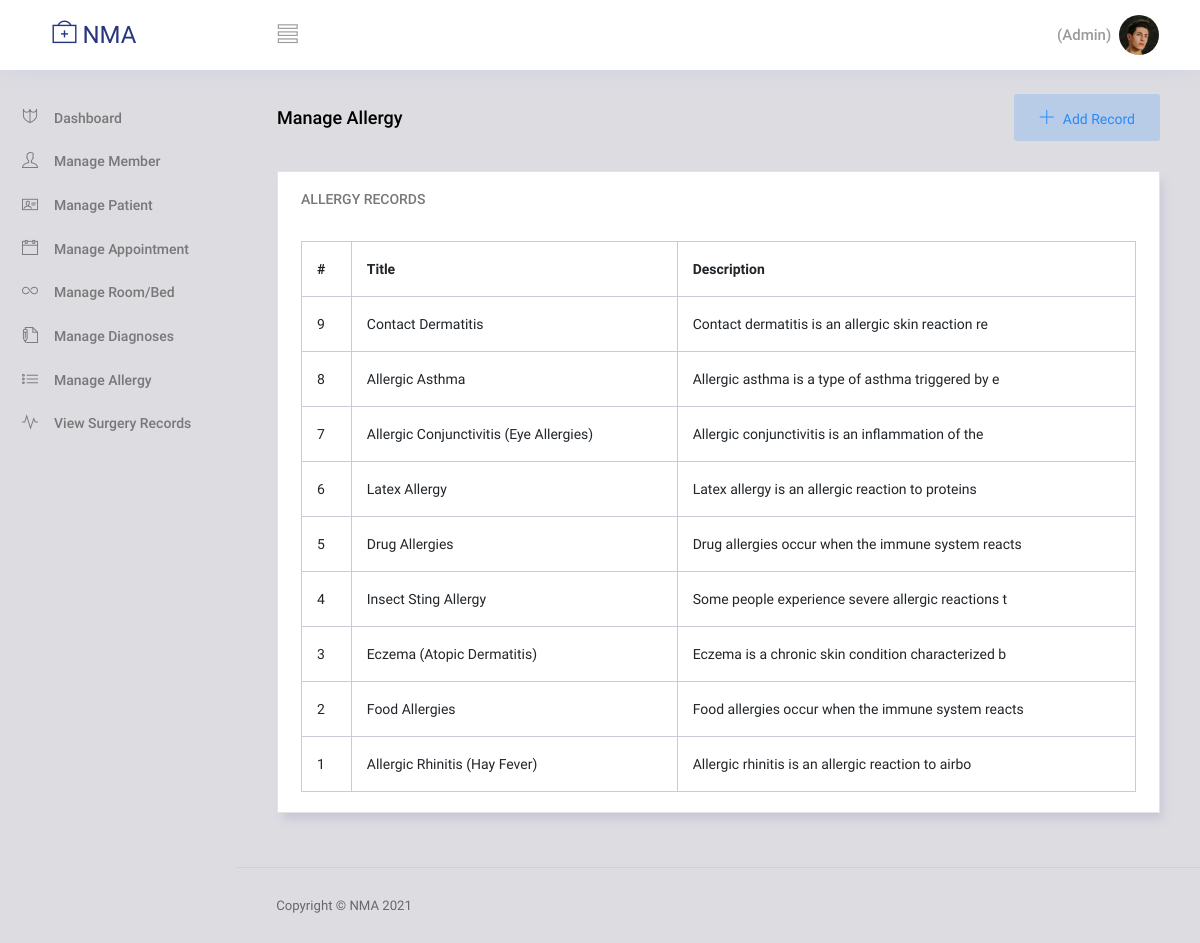
Screenshot of /manage-allergy/ (signed in) with the database file from the repository.
### app/models.py (models this page shows, shortened)
class Allergy(models.Model):
    name = models.CharField(max_length=100)
    description = models.TextField()
    created_date = models.DateTimeField(auto_now_add=True, null=True)

### app/decorators.py (the view)
        def wrapper_func(request, *args, **kwargs):
            position = getCurrentUserPosition(request.user)
            if position in allowed_roles:
                return view_func(request, *args, **kwargs)
            else:
                return HttpResponse('You do not permissions to view this page!')

### NewarkMedical/views.py (called while the page is built)
@login_required
@allowed_users(allowed_roles=['Admin', 'DOCTOR', 'RECEPTIONIST'])
def MANAGE_ALLERGY(request):
    allergyList = Allergy.objects.all().order_by('-created_date')
    data = {
        'allergyList':allergyList
    }
    return render(request,"manage-allergy.html", data)

### app/templatetags/filterData.py (called while the page is built)
@register.simple_tag
def getEllipsis(value, char=20):
    return str(value)[:char]

@register.simple_tag
def getCurrentUserPosition(user):
    staff = Staff.objects.filter(user=user)
    patient = Patient.objects.filter(user=user)
    position = 'Admin'
    if staff.exists():
        position = staff.first().position
    else:
        if patient.exists():
            position = 'Patient'
    return position

@register.simple_tag
def getPatient(user):
    patient = Patient.objects.filter(user=user)
    if patient.exists():
        return patient.first()
    return None

### templates/manage-allergy.html (shortened to what this page needs)
{% extends 'base.html' %}
{% block content %}
{% load static %}
{% load filterData %}
<div class="content-wrapper">
  <div class="row">
    <div class="col-md-12 grid-margin">
      <div class="d-flex justify-content-between align-items-center">
        <div>
          <h4 class="font-weight-bold mb-0">Manage Allergy</h4>
        </div>
        <div>
            <button type="button" class="btn btn-inverse-primary btn-icon-text" data-bs-toggle="modal" data-bs-target="#addAllergy">
              <i class="ti-plus btn-icon-prepend"></i>Add Record
            </button>
        </div>
      </div>
    </div>
  </div>
  <div class="row">
    <div class="col-lg-12 grid-margin stretch-card">
      <div class="card">
        <div class="card-body">
          <h4 class="card-title">Allergy Records</h4>
          <div class="table-responsive pt-3">
            <table class="table table-bordered">
              <thead>
                <tr>
                  <th>#</th>
                  <th>Title</th>
                  <th>Description</th>
                </tr>
              </thead>
              <tbody>
                {% for a in allergyList %}
                  <tr>
                    <td>{{a.id}}</td>
                    <td>{{a.name}}</td>
                    <td> {% getEllipsis a.description 50 %}</td>
                  </tr>
                {% endfor %}
              </tbody>
            </table>
          </div>
        </div>
      </div>
    </div>
  </div>
</div>
{% endblock content %}

### templates/base.html (shortened to what this page needs)
<!DOCTYPE html>
<html lang="en">
<head>
    {% load static %}
    <link rel="stylesheet" href="{% static '/vendors/ti-icons/css/themify-icons.css' %}"/>
    <link rel="stylesheet" href="{% static '/vendors/base/vendor.bundle.base.css' %}"/>
    <link rel="stylesheet" href="{% static '/css/style.css' %}"/>
</head>
<body>
    <div class="container-scroller">
        {% include "common/header.html" %}
        <div class="container-fluid page-body-wrapper">
            {% include "common/sidebar.html" %}
            <div class="main-panel">
                {% block content %}
                {% endblock content %}
                {% include "common/footer.html" %}
            </div>
        </div>
    </div>
</body>
</html>

### templates/common/header.html (shortened to what this page needs)
{% load filterData %}
{% getCurrentUserPosition user as position %}
<nav class="navbar col-lg-12 col-12 p-0 fixed-top d-flex flex-row">
    <div class="text-center navbar-brand-wrapper d-flex align-items-center justify-content-center">
        <a class="navbar-brand brand-logo me-5" href="index.html"><i class="ti-support"></i> NMA</a>
    </div>
    <div class="navbar-menu-wrapper d-flex align-items-center justify-content-end">
        <button class="navbar-toggler navbar-toggler align-self-center" type="button" data-toggle="minimize">
            <span class="ti-view-list"></span>
        </button>
        <ul class="navbar-nav navbar-nav-right">
            <li class="nav-item nav-profile dropdown">
                <h6 class="m-2">{{user.first_name}} {{user.last_name}} ({{position}}) </h6>
                <a class="nav-link dropdown-toggle" href="#" data-bs-toggle="dropdown" id="profileDropdown">
                    <img src="/static/images/faces/face12.jpg" alt="profile" />
                </a>
            </li>
        </ul>
    </div>
</nav>

### templates/common/sidebar.html (shortened to what this page needs)
{% load filterData %}
{% getCurrentUserPosition user as position %}
{% getPatient user as patient %}
<nav class="sidebar sidebar-offcanvas" id="sidebar">
    <ul class="nav">
        {% if position != 'Patient' %}
            <li class="nav-item">
                <a class="nav-link" href="{% url 'home' %}">
                    <i class="ti-shield menu-icon"></i>
                    <span class="menu-title">Dashboard</span>
                </a>
            </li>
            {% if position != 'NURSE' %}
                <li class="nav-item">
                    <a class="nav-link" href="{% url 'manage-member' %}">
                        <i class=" ti-user menu-icon"></i>
                        <span class="menu-title">Manage Member</span>
                    </a>
                </li>
            {% endif %}
            <li class="nav-item">
                <a class="nav-link" href="{% url 'manage-patient' %}">
                    <i class="ti-id-badge menu-icon"></i>
                    <span class="menu-title">Manage Patient</span>
                </a>
            </li>
            <li class="nav-item">
                <a class="nav-link" href="{% url 'manage-appointment' %}">
                    <i class="ti-calendar  menu-icon"></i>
                    <span class="menu-title">Manage Appointment</span>
                </a>
            </li>
            {% if position != 'NURSE' %}
                <li class="nav-item">
                    <a class="nav-link" href="{% url 'manage-rooms' %}">
                        <i class="ti-infinite  menu-icon"></i>
                        <span class="menu-title">Manage Room/Bed</span>
                    </a>
                </li>
                <li class="nav-item">
                    <a class="nav-link" href="{% url 'manage-diagnoses' %}">
                        <i class="ti-write  menu-icon"></i>
                        <span class="menu-title">Manage Diagnoses</span>
                    </a>
                </li>
                <li class="nav-item">
                    <a class="nav-link" href="{% url 'manage-allergy' %}">
                        <i class="ti-list  menu-icon"></i>
                        <span class="menu-title">Manage Allergy</span>
                    </a>
                </li>
            {% endif %}
            <li class="nav-item">
                <a class="nav-link" href="{% url 'view-surgery-records' %}">
                    <i class="ti-pulse  menu-icon"></i>
                    <span class="menu-title">View Surgery Records</span>
                </a>
            </li>
        {% endif %}
    </ul>
</nav>

### templates/common/footer.html (shortened to what this page needs)
<footer class="footer">
    <div class="d-sm-flex justify-content-center justify-content-sm-between">
        <span class="text-muted text-center text-sm-left d-block d-sm-inline-block">Copyright © NMA 2021</span>
    </div>
</footer>

### rows the page displays
Allergy: id "9", name "Contact Dermatitis", description "Contact dermatitis is an allergic skin reaction re"
Allergy: id "8", name "Allergic Asthma", description "Allergic asthma is a type of asthma triggered by e"
Allergy: id "7", name "Allergic Conjunctivitis (Eye Allergies)", description "Allergic conjunctivitis is an inflammation of the"
Allergy: id "6", name "Latex Allergy", description "Latex allergy is an allergic reaction to proteins"
Allergy: id "5", name "Drug Allergies", description "Drug allergies occur when the immune system reacts"
Allergy: id "4", name "Insect Sting Allergy", description "Some people experience severe allergic reactions t"
Allergy: id "3", name "Eczema (Atopic Dermatitis)", description "Eczema is a chronic skin condition characterized b"
Allergy: id "2", name "Food Allergies", description "Food allergies occur when the immune system reacts"
Allergy: id "1", name "Allergic Rhinitis (Hay Fever)", description "Allergic rhinitis is an allergic reaction to airbo"

### other values shown
{{ position }} "Admin"
